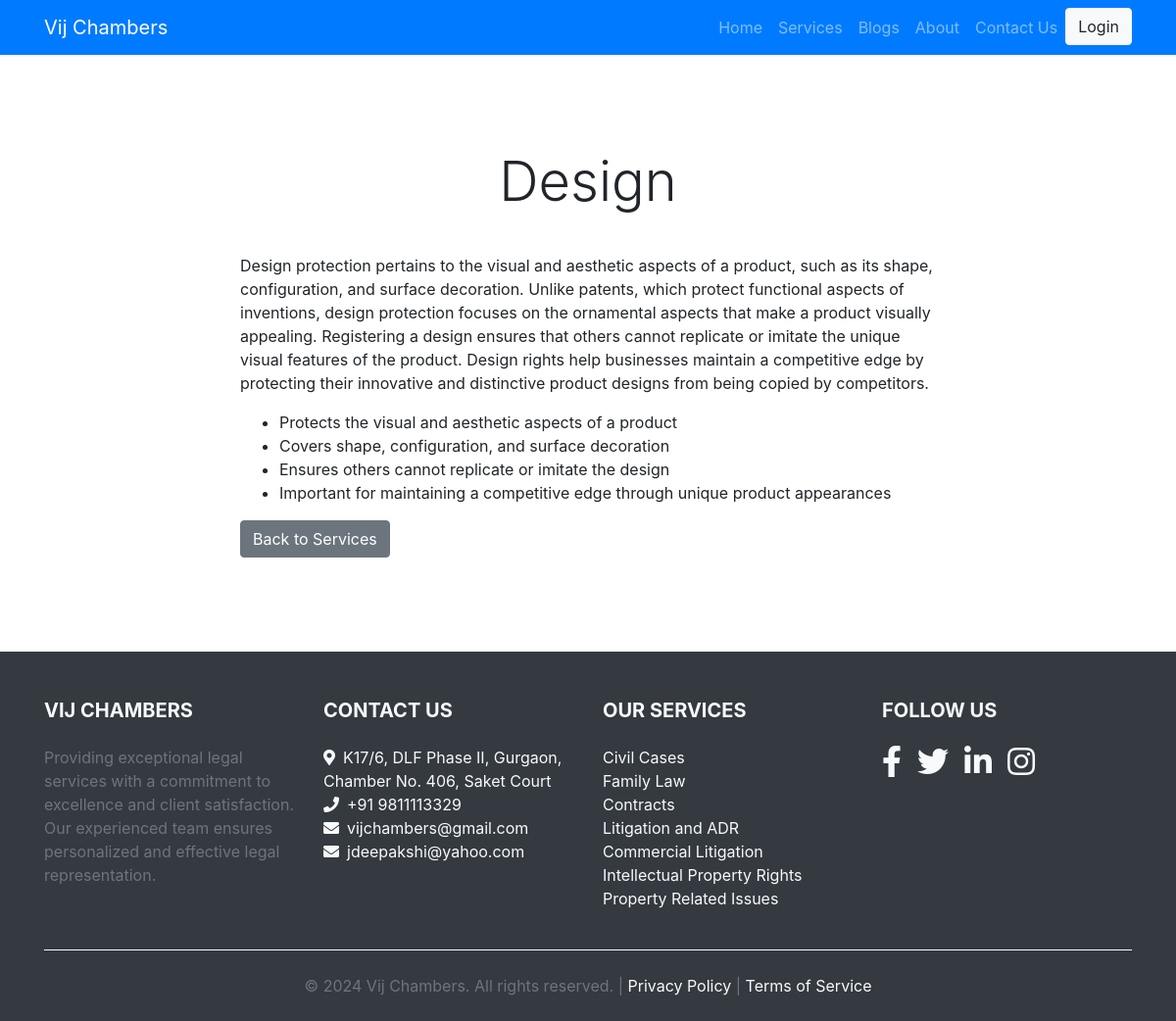
/services/design/, run on the app's committed database.
### main/models.py (models this page shows, shortened)
class Service(models.Model):
    title = models.CharField(max_length=200)
    description = RichTextField()  # Use RichTextField instead of TextField
    detailed_description = RichTextField()  # Use RichTextField instead of TextField
    slug = models.SlugField(unique=True)

### main/views.py (the view)
# urls.py: path('services/<slug:slug>/', views.service_detail, name='service_detail'),
def service_detail(request, slug):
    service = get_object_or_404(Service, slug=slug)
    return render(request, 'service_detail.html', {'service': service})

### main/templates/service_detail.html (shortened to what this page needs)
 {% extends 'base.html' %}
{% block content %}
    <div class="container my-5 py-5">
        <h2 class="text-center mb-4 display-4">{{ service.title }}</h2>
        <div class="row">
            <div class="col-md-8 mx-auto">
                <p class="lead">{{ service.detailed_description|safe }}</p>
                <a href="{% url 'services' %}" class="btn btn-secondary">Back to Services</a>
            </div>
        </div>
    </div>
{% endblock %}

### data on the page
Service: title "Design", detailed_description "Design protection pertains to the visual and aesthetic aspects of a product, such as its shape, configuration, and surface decoration. Unlike patents, which protect functional aspects of inventions, design protection focuses on the ornamental aspects that make a product visually appealing. Registering a design ensures that others cannot replicate or imitate the unique visual features of the product. Design rights help businesses maintain a competitive edge by protecting their innovative and distinctive product designs from being copied by competitors. Protects the visual and aesthetic aspects of a product Covers shape, configuration, and surface decoration Ensures others cannot replicate or…"
